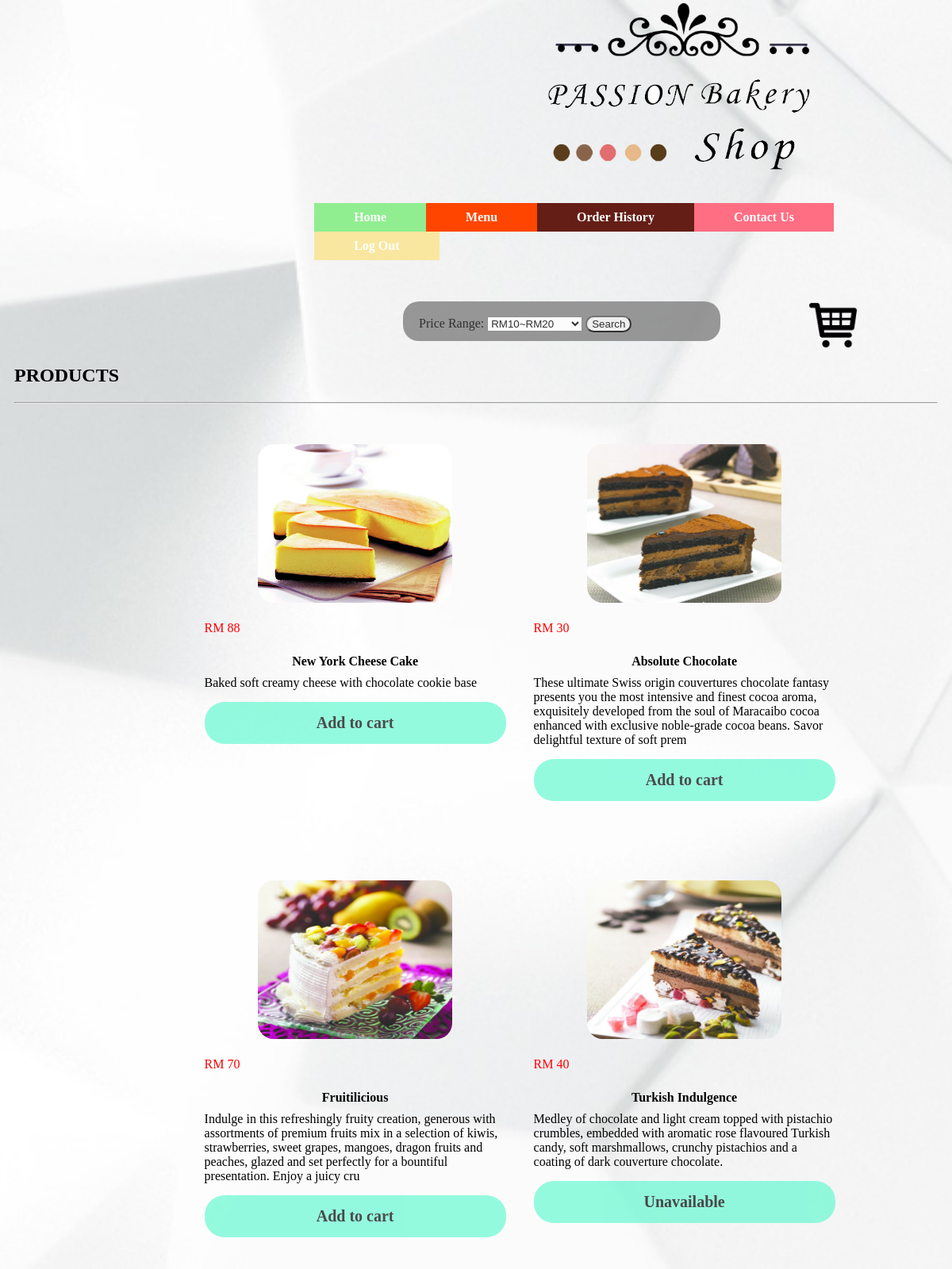
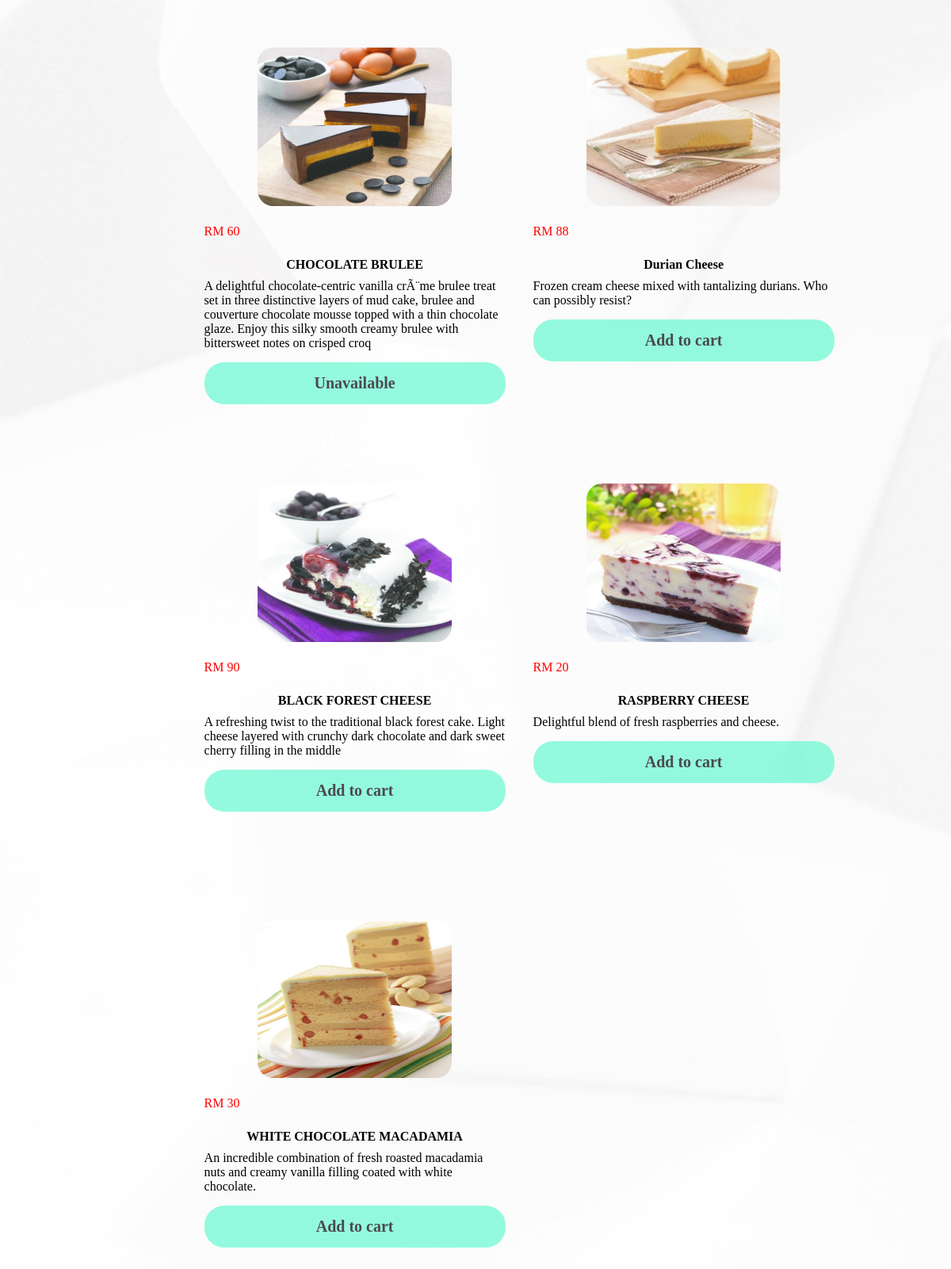
Page /user/php_shopping_cart/product.php (signed in) on the committed database (2 pictures, top to bottom).
### tables this page shows
CREATE TABLE `product` (
  `product_id` int(255) NOT NULL,
  `product_name` varchar(255) NOT NULL,
  `product_ingredient` varchar(255) NOT NULL,
  `product_size` float NOT NULL,
  `product_price` float NOT NULL,
  `product_desc` varchar(255) NOT NULL,
  `product_pic` varchar(255) NOT NULL,
  `available` varchar(255) NOT NULL
);

### user/php_shopping_cart/product.php (the view, shortened to what this page needs)
<!DOCTYPE html>
<html>
<head>
</head>
<body>
		<div class="header">
			<div class="logocontainer">
					<img class="logo" src="../../png/logo1.png" alt="logo" >
			</div>
			<div class="navbar">
		<ul>
		  <li><a class="home" href="../index/index.php">Home</a></li>
		  <li><a class="menu" href="product.php">Menu</a></li>
		  <li><a class="outlet" href="../orderHistory.php">Order History</a></li>
		  <li><a class="about" href="../aboutus/aboutus.php">Contact Us</a></li>
		  <li><a class="signin" href="../logout.php">Log Out</a></li>
		</ul>
			</div>
	</div>
	<div id="cart-icon">
		<a href="viewCart.php"><img src="../../png/cart.png" width="60px" height="60px"></a>
	</div>
	<div class="search">
				<form name="searchbar" class="searchback" method="post">
						<labe>Price Range:<label>
						<select name="range">
							<option value="1">RM10~RM20</option>
						</select>
						<button type="submit" name="searchp">Search
				</form>
			</div>
	<div id="middle">
		<div class="productindex">
     <h2>PRODUCTS</h2>
     <hr class="colorline">
	<br>
	<div class="list">
	<ul>
		<?php
		include("../../config.php");
		if(isset($_POST["searchp"]))
{
	$range=$_POST['range'];
	switch ($range)
	{
		case '1':$sql="SELECT * from product where product_price between 10 and 20";
			break;
		case '2':$sql="SELECT * from product where product_price between 21 and 40";
			break;
		case '3':$sql="SELECT * from product where product_price between 41 and 60";
			break;
		case '4':$sql="SELECT * from product where product_price between 61 and 80";
			break;
		case '5':$sql="SELECT * from product where product_price >80";
			break;
		default:$sql="SELECT * from product";
			break;
	}
}
else
		{
			 $sql="SELECT * FROM product ";
		}
			$result = mysqli_query($db, $sql);
        	while($row = mysqli_fetch_assoc($result))
        	{
        ?>
		<li>
			<div>
				<?php echo "<a href><img src='../../admin/product/img/".$row['product_pic']."' width='100' height='100' ></a>"; ?>
				<div class="description">
					<div class="pp">
						RM <?php echo $row['product_price'];?>
					</div>
					<div class="pn">
					<a href="product_detail.php?pid=<?php echo $row['product_id'];?>"><?php echo $row['product_name'];?></a>
					</div>
					<div class="pd">
						<?php echo $row['product_desc'];?>
					</div>
					<?php
					if($row['available']=="available")
					{
						?>
					<a class="addtocart" href="cartAction.php?action=addToCart&product_id=<?php echo $row["product_id"]; ?>">Add to cart</a>
					<?php
					}
					else
					{
					?>
					<a class="addtocart" id="un">Unavailable</a>
					<?php
					}
					?>
				</div>
			</div>
		</li>
		<?php } ?>
	</ul>
	</div>
</div>
	</div>
</body>
</html>

### user/php_shopping_cart/product.php (style rules this page uses)
.header ul { list-style-type: none; margin: 50; padding: 30px; overflow: hidden; top: 50; min-width: 40.5%; margin-left: 25%; top:200px; }
body { background-image:url("../../png/back1.jpg"); background-repeat: no-repeat; background-size: cover; }
li { float: left; }
li a { display: block; color: white; text-align: center; padding: 9px 60px; padding-right: 50px; padding-left: 50px; text-decoration: none; }
.home { background-color: #90EE90; }
.menu { background-color: #FF4500; }
.outlet { background-color: #641E16; }
.about { background-color: #FF6E82; }
.signin { background-color:#F9E79F; }
.header { margin-left: 7%; }
.logo { width:330px; height:210px;margin-left:600px;margin-right:auto;border-radius: 10px; }
.logocontainer { position:absolute;top:4px; }
.navbar { margin-top:200px; margin-bottom:2%; }
.productindex { padding:10px; }
.list ul { list-style-type:none;margin-left: 15%; }
.list ul li { float:left;padding-left:15px;width:400px;height:550px; }
.list ul li img { width:245px ; height:200px;border-radius: 20px; }
.description { margin:10px; }
.pp { color:red; padding-bottom:15px; }
a { text-decoration:none; font-weight:bold; }
.pd { width:100%;height:10%;margin-bottom:15px; }
.pn a { color:black; }
.addtocart { margin: 0; padding:15px; background:#68F9D2; font-size:20px; color:black; opacity:0.7; border-radius:25px; }
#cart-icon { position: absolute;right: 120px; }
.search { margin-left: 500px;margin-top: 0px;background-color: gray;opacity: 0.8;width:400px;height: 50px;border-radius: 20px; }
.search form { padding-top: 18px;padding-left: 20px; }
.search form select { width:120px; }
.search form button { border-radius: 20px; }

### rows in the picture
product: product_pic (picture), product_price "88", product_name "New York Cheese Cake", product_desc "Baked soft creamy cheese with chocolate cookie base"
product: product_pic (picture), product_price "30", product_name "Absolute Chocolate", product_desc "These ultimate Swiss origin couvertures chocolate fantasy presents you the most intensive and finest cocoa aroma, exquisitely developed from the soul of Maracaibo cocoa enhanced with exclusive noble-grade cocoa beans. Savor delightful texture of soft prem"
product: product_pic (picture), product_price "70", product_name "Fruitilicious", product_desc "Indulge in this refreshingly fruity creation, generous with assortments of premium fruits mix in a selection of kiwis, strawberries, sweet grapes, mangoes, dragon fruits and peaches, glazed and set perfectly for a bountiful presentation. Enjoy a juicy cru"
product: product_pic (picture), product_price "40", product_name "Turkish Indulgence", product_desc "Medley of chocolate and light cream topped with pistachio crumbles, embedded with aromatic rose flavoured Turkish candy, soft marshmallows, crunchy pistachios and a coating of dark couverture chocolate.", available "Unavailable"
product: product_pic (picture), product_price "60", product_name "CHOCOLATE BRULEE", product_desc "A delightful chocolate-centric vanilla crÃ¨me brulee treat set in three distinctive layers of mud cake, brulee and couverture chocolate mousse topped with a thin chocolate glaze. Enjoy this silky smooth creamy brulee with bittersweet notes on crisped croq", available "Unavailable"
product: product_pic (picture), product_price "88", product_name "Durian Cheese", product_desc "Frozen cream cheese mixed with tantalizing durians. Who can possibly resist?"
product: product_pic (picture), product_price "90", product_name "BLACK FOREST CHEESE", product_desc "A refreshing twist to the traditional black forest cake. Light cheese layered with crunchy dark chocolate and dark sweet cherry filling in the middle"
product: product_pic (picture), product_price "20", product_name "RASPBERRY CHEESE", product_desc "Delightful blend of fresh raspberries and cheese."
product: product_pic (picture), product_price "30", product_name "WHITE CHOCOLATE MACADAMIA", product_desc "An incredible combination of fresh roasted macadamia nuts and creamy vanilla filling coated with white chocolate."
